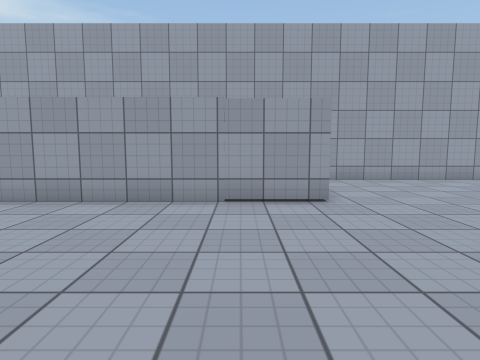
View 1 (above)

12 first-person views from a walk through a scene from a Unity 3-D project. The camera is 1.2 m above the floor, tilts 6° down and sees 75° across. The floor is counted in squares, 1 m on a side. Each view is taken from the middle of a square. On the plan, view 1 faces up. The plan holds only what a view shows up to about 13 squares ahead; the rest is blank. The place goes on beyond the plan. Surface patterns are stand-ins for the level's own textures.

View 2
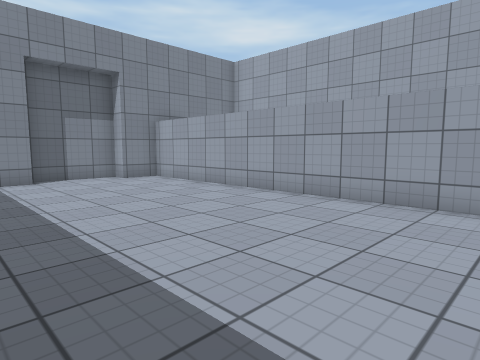

View 3
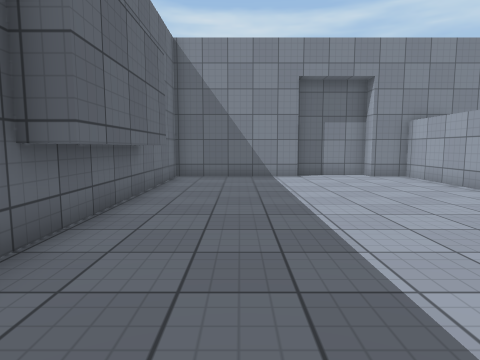

View 4
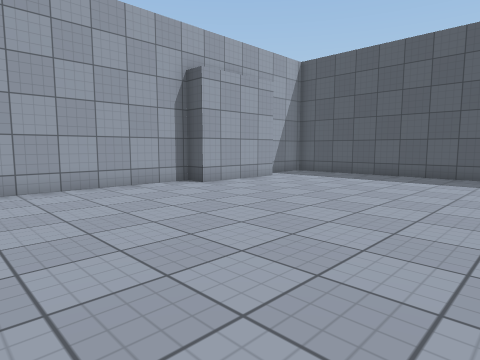

View 5
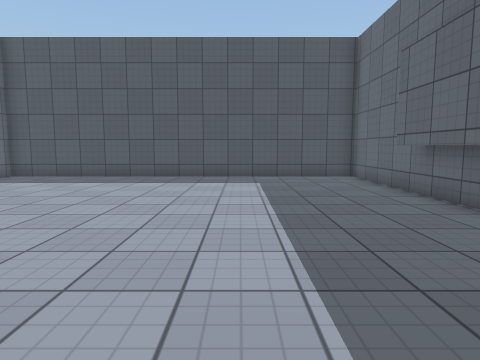

View 6
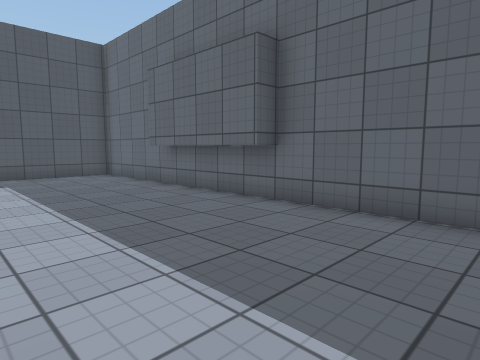

View 7
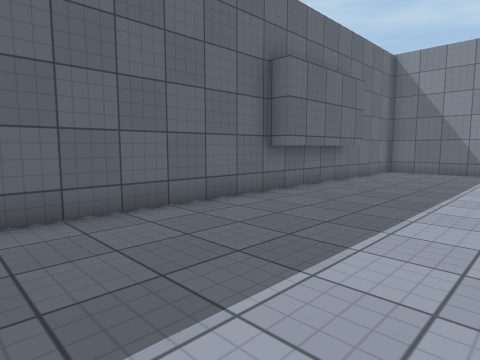

View 8
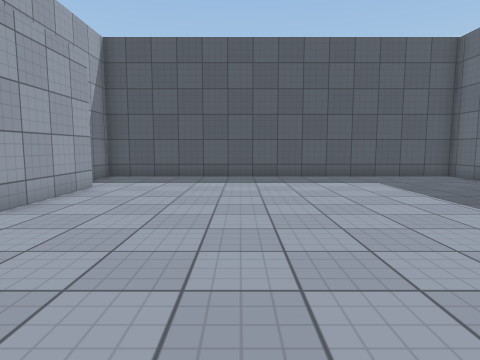

View 9
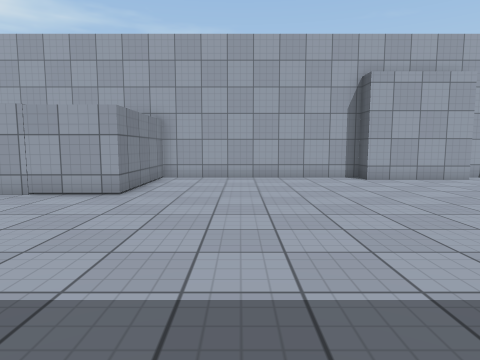

View 10
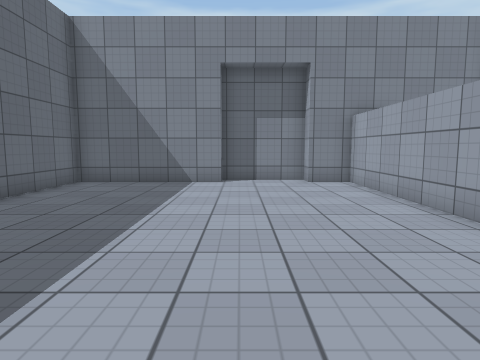

View 11
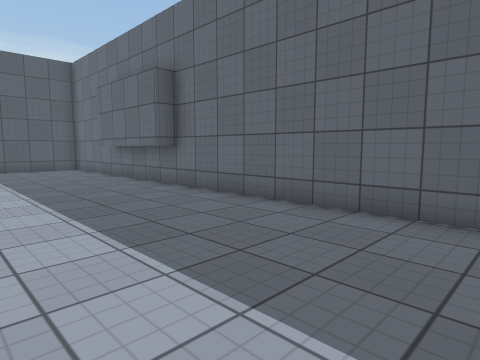

View 12
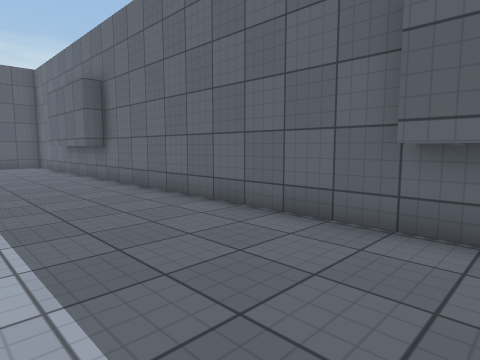

### Floor plan
Points are (right, up) in squares from view 1. A wall is a line through its corners. A room is listed if a view was taken in it or the views show most of it. See-through windows are left out.
Room 1 (views 1, 2, 3, 4, 5, 6, 7, 8, 9, 10, 11, 12)
walls: (7.4, -2.8) (7.4, -1.9) (11.9, -1.9); (9.7, 11.4) (2, 11.4) (2, 6.8) (-11.8, 6.8) (-11.8, 5.4) (-12.5, 5.4) (-12.5, 2.4) (-11.8, 2.4) (-11.8, -2.6) (16.7, -2.6) (16.7, 11.4) (14.1, 11.4); (13.5, 10.5) (9.7, 10.5); (-7.2, -1.9) (-2.7, -1.9) (-2.7, -2.6)

Positions as (right, up) in squares from view 1, and headings:
1: (0, 0), facing up
2: (0, 0), facing up-left
3: (1, 0), facing left
4: (3, 2), facing up-right
5: (4, 2), facing right
6: (3, 3), facing down-right
7: (4, 3), facing down-left
8: (4, 6), facing right
9: (5, -1), facing up
10: (-1, 3), facing left
11: (-1, 3), facing down-right
12: (-4, 2), facing down-right
